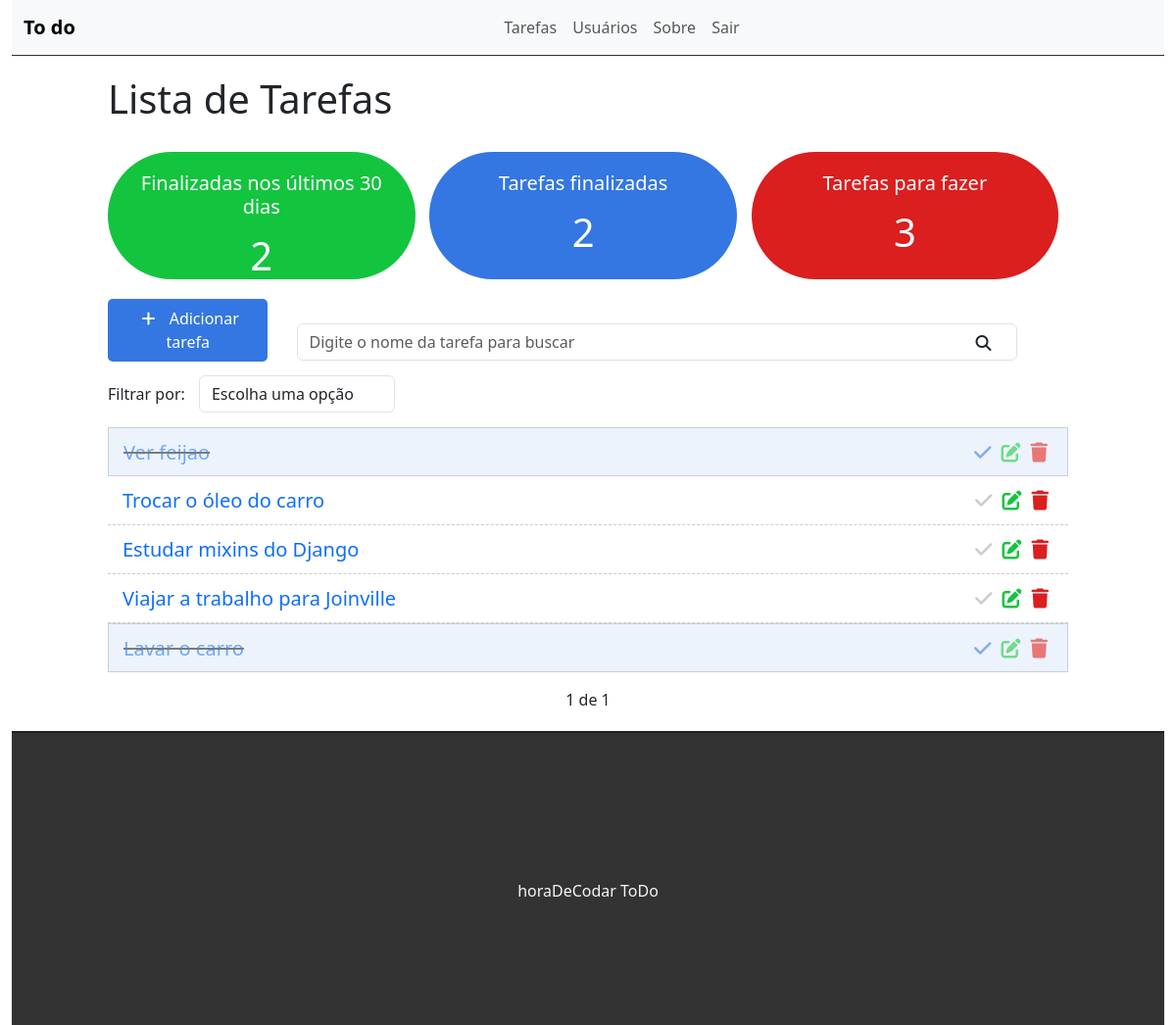
The app's page / (signed in) with its own data.
### tasks/models.py (models this page shows, shortened)
class Task(models.Model):
    STATUS = (
        ('doing', 'Doing'),
        ('done', 'Done'),
    )
    title = models.CharField(max_length=255)
    description = models.TextField()
    done = models.CharField(
        max_length=5,
        choices=STATUS,
    )
    user = models.ForeignKey(get_user_model(), on_delete=models.CASCADE)
    created_at = models.DateTimeField(auto_now_add=True)
    updated_at = models.DateTimeField(auto_now=True)

### tasks/views.py (the view)
# urls.py: path('', views.taskList, name='task-list'),
@login_required
def taskList(request):
    search = request.GET.get('search')
    filter = request.GET.get('filter')
    filterBtnD = request.GET.get('filterbtnd')
    filterBtnT = request.GET.get('filterbtnt')
    filterBtnDT = request.GET.get('filterbtndt')
    tasksDoneRecently = Task.objects.filter(done='done', updated_at__gt=datetime.datetime.now()-datetime.timedelta(days=30)).count()
    tasksDone = Task.objects.filter(done='done', user=request.user).count()
    tasksDoing = Task.objects.filter(done='doing', user=request.user).count()
    if search:
        tasks = Task.objects.filter(title__icontains=search, user=request.user)
    elif filterBtnD:
        tasks = Task.objects.filter(done=filter, user=request.user)
    elif filterBtnDT:
        tasks = Task.objects.filter(done=filter, user=request.user, updated_at__gt=datetime.datetime.now()-datetime.timedelta(days=30))
    elif filterBtnT:
        tasks = Task.objects.filter(done=filter, user=request.user)
    elif filter:
        tasks = Task.objects.filter(done=filter, user=request.user)
    else:
        tasks_list = Task.objects.all().order_by('-created_at').filter(user=request.user)
        paginator = Paginator(tasks_list, 10)
        page = request.GET.get('page')
        tasks = paginator.get_page(page)
    return render(request, 'tasks/list.html', {'tasks': tasks, 'tasksrecently': tasksDoneRecently, 'tasksdone': tasksDone, 'tasksdoing': tasksDoing})

### tasks/templates/tasks/list.html (shortened to what this page needs)
{% extends 'base.html' %}
{% block content %}
<div class="offset-1 col-10 list-div">
    <h1>Lista de Tarefas</h1>
    <div class="container dashboard">
        <div  name="filterbtndt" class="col-4 dashboard-box filterbtndt" id="dashboard-lastdays">
            <h4>Finalizadas nos últimos 30 dias</h4>
            <span>{{ tasksrecently }}</span>
        </div>
        <div name="filterbtnt" class="col-4 dashboard-box filterbtnt" id="dashboard-done">
            <h4>Tarefas finalizadas</h4>
            <span>{{ tasksdone }}</span>
        </div>
        <div name="filterbtnd" class="col-4 dashboard-box filterbtnd" id="dashboard-doing">
            <h4>Tarefas para fazer</h4>
            <span>{{ tasksdoing }}</span>
        </div>
    </div>
    <a id ='add-link' href="newtask/">
        <div class="col-2 add-div">
            <i class="fa-solid fa-plus"></i> Adicionar tarefa
        </div>
    </a>
    <div class="col-9 search-div">
        <form method="GET" id="search-form">
            <input class = "form-control" type="text" id="search" name="search" placeholder="Digite o nome da tarefa para buscar" value="{{ request.GET.search }}">
            <i class="fa-solid fa-search" id="search-btn"></i>
        </form>
    </div>
    <div class="col-12 filter-div">
        <span>Filtrar por:</span>
        <select name="filter" id="filter" class="form-control">
            <option value="">Escolha uma opção</option>
        </select>
    </div>
    <ul class="task-list">
            {% for task in tasks %}
            {% if task.done == 'doing' %}
                <li class="task-item">
            {% else %}
                <li class="task-item done">
            {% endif %}
                    <span><a href="/task/{{task.id}}">{{task.title}}</a></span>
                    <a href="delete/{{task.id}}" class="delete-btn"><span><i class="fa-solid fa-trash"></i></span></a>
                    <a href="edit/{{task.id}}"><span><i class="fa-solid fa-edit"></i></span></a>
                    <a href="changestatus/{{task.id}}"><span><i class="fa-solid fa-check"></i></span></a>
                </li>
            {% endfor %}
    </ul>
    <div class="pagination">
        <span class="step-links">
            {% if tasks.paginator.num_pages %}
            <span class="current">
                {{ tasks.number }} de {{ tasks.paginator.num_pages }}
            </span>
            {% endif %}
        </span>
    </div>
</div>
{% endblock %}

### tasks/templates/base.html (shortened to what this page needs)
{% load static %}
<!DOCTYPE html>
<html lang="en">
<head>
    <link href="//cdn.jsdelivr.net/npm/bootstrap@5.3.0-alpha1/dist/css/bootstrap.min.css" rel="stylesheet">
    <link rel="stylesheet" href="{% static 'css/styles.css' %}"/>
</head>
<body>
    <div class ="container-fluid">
        <nav class="navbar navbar-expand-lg bg-body-tertiary">
            <div class="container-fluid">
              <a class="navbar-brand" href="/">To do</a>
              <div class="collapse navbar-collapse" id="navbarSupportedContent">
                <ul class="navbar-nav me-auto mb-2 mb-lg-0">
                 {% if user.is_authenticated %}
                  <li class="nav-item">
                    <a class="nav-link" aria-current="page" href="/">Tarefas</a>
                  </li>
                  <li class="nav-item">
                    <a class="nav-link" aria-current="page" href="#">Usuários</a>
                  </li>
                  {% else %}
                  <li class="nav-item">
                    <a class="nav-link" aria-current="page" href="/accounts/login">Entrar</a>
                  </li>
                  {% endif %}
                  <li class="nav-item">
                    <a class="nav-link" aria-current="page" href="#">Sobre</a>
                  </li>
                  {% if user.is_authenticated %}
                  <li class="nav-item">
                    <a class="nav-link" aria-current="page" href="/accounts/logout">Sair</a>
                  </li>
                  {% endif %}
                </ul>
              </div>
            </div>
        </nav>
        {% block content %} {% endblock %}
        <footer>
            <p>horaDeCodar ToDo</p>
        </footer>
    </div>
</body>
</html>

### tasks/static/css/styles.css (style rules this page uses)
.navbar { border-bottom: 1px solid #333; margin-bottom: 20px; }
.navbar-nav { margin: auto; }
.navbar-brand { font-weight: bold; }
.dashboard { padding: 0; margin-top: 30px; margin-bottom: 180px; width: 100%; display: block; }
.dashboard h4 { font-size: 20px; }
.dashboard span { font-size: 40px; display: block; width: 100%; }
.dashboard-box { float: left; background-color: #DFDFDF; color: #FFF; padding: 20px; box-sizing: border-box; height: 130px; width: 32%; text-align: center; }
.dashboard-box:nth-child(2) { margin-left: 1.5%; margin-right: 1.5%; }
#dashboard-lastdays { background-color: #13c43f; cursor: pointer; border-radius: 67px; transition-delay: 100ms; transition-duration: 600ms; }
#dashboard-done { background-color: #3476e2; cursor: pointer; border-radius: 67px; transition-delay: 100ms; transition-duration: 600ms; }
#dashboard-doing { background-color: #db1e1e; cursor: pointer; border-radius: 67px; transition-delay: 100ms; transition-duration: 600ms; }
#add-link { text-decoration: none; }
.add-div { background-color: #3476e2; cursor: pointer; display: inline-block; color:#FFF; padding: 8px; border-radius: 5px; margin-right: 25px; text-align: center; }
.fa-solid.fa-plus { color: #FFF; margin-right: 10px; margin-left: 5px; }
.fa-solid.fa-search { position: absolute; top: 12px; right: 26px; cursor: pointer; }
.search-div { padding: 0px; margin-top: 15px; margin-bottom: 15px; display: inline-block; position: relative; }
.filter-div { margin-bottom: 15px; padding: 0; }
#filter { display:inline-block; width: 200px; margin-left: 10px; }
.list-div { padding: 0; }
.task-list { padding-left: 0; }
.task-item { list-style: none; font-size: 20px; height: 50px; padding: 0 15px; padding-top: 10px; border-bottom: 1px dashed #ccc; }
.task-item.done { text-decoration:line-through; opacity: 60%; background-color: #8ab3f544; border: 1px solid #0a0c1144; }
.task-item span a { text-decoration: none; }
.fa-solid.fa-trash, .fa-solid.fa-edit, .fa-solid.fa-check { cursor: pointer; margin: 5px; font-size: 20px; float: right; }
.fa-solid.fa-trash { color: #db1e1e; }
.fa-solid.fa-edit { color: #13c43f; }
.fa-solid.fa-check { color: #CCCCCC; }
.done .fa-solid.fa-check { color: #3476e2; }
footer { background-color: #333; height: 300px; border-top: 2px solid #202020; }
footer p { color: #f5f5f5; text-align: center; top: 50%; position: relative; }
.pagination { margin-bottom: 20px }
.step-links { position: relative; margin-left: auto; margin-right: auto; }
.step-links .current { margin-left: 5px; margin-right: 5px; }

### records on screen
Task: title "Ver feijao"
Task: title "Trocar o óleo do carro"
Task: title "Estudar mixins do Django"
Task: title "Viajar a trabalho para Joinville"
Task: title "Lavar o carro"

### other values on screen
{{ tasksrecently }} "2"
{{ tasksdone }} "2"
{{ tasksdoing }} "3"
{{ tasks.number }} "1"
{{ tasks.paginator.num_pages }} "1"
